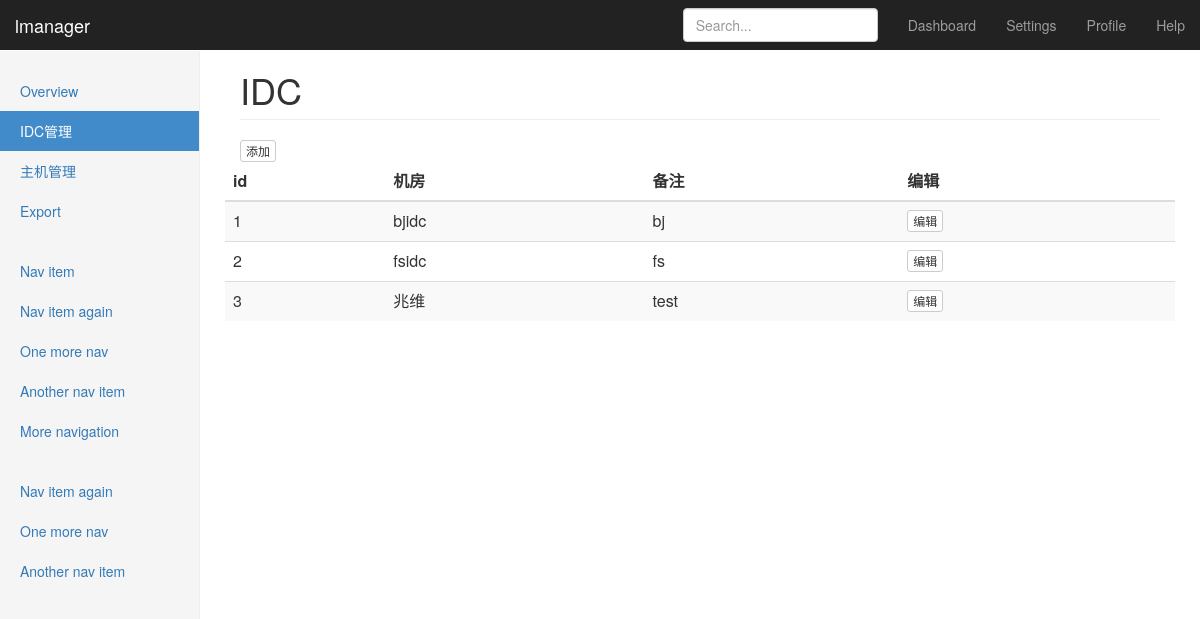
Page /idc/ on the earlier database version.
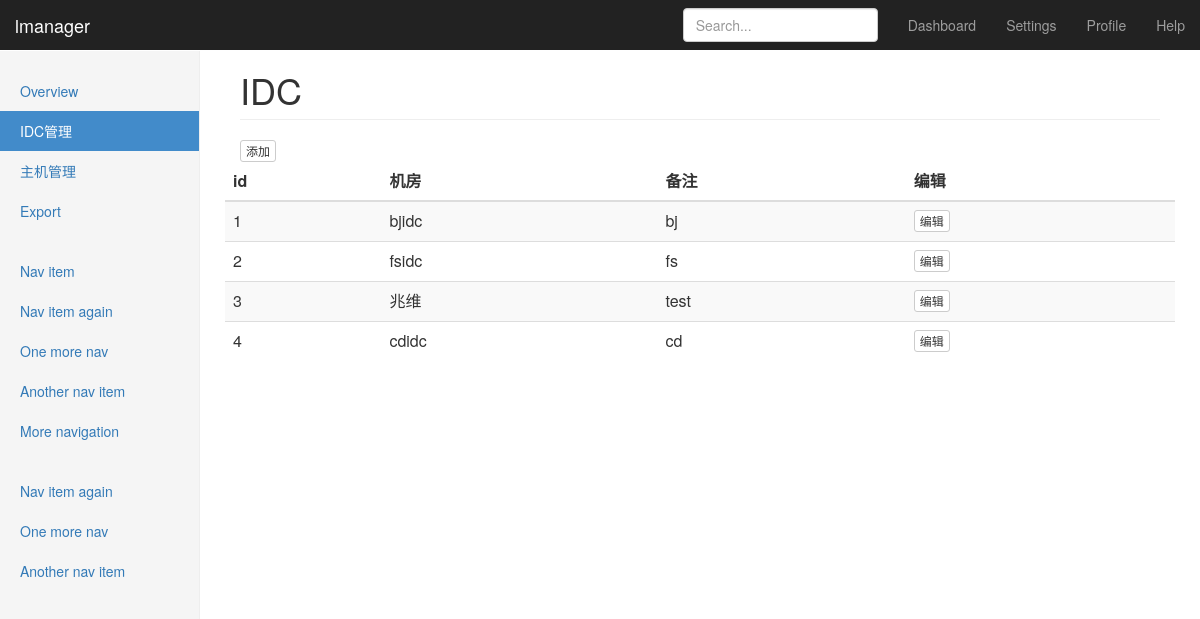
Same page on the later database version.
### cmdb/models.py (models this page shows, shortened)
class Idc(models.Model):
    name = models.CharField(max_length=40, verbose_name='机房名称')
    remark = models.CharField(max_length=50, verbose_name='备注')
    date_added = models.DateTimeField(auto_now_add=True)
    class Meta:
        verbose_name = '机房'
        verbose_name_plural = '机房'

### cmdb/views.py (the view)
# urls.py: url(r'^idc/$', views.idc, name='idc'),
def idc(request):
    idc = Idc.objects.all()
    context = {'idc': idc}
    return render(request, 'cmdb/idc.html', context)

### cmdb/templates/cmdb/idc.html (shortened to what this page needs)
<html lang="zh-CN" class=""><head>
    <link href="https://cdn.bootcss.com/bootstrap/3.3.7/css/bootstrap.min.css" rel="stylesheet">
    <link href="/static/css/dashboard.css" rel="stylesheet">
<style type="text/css">.fancybox-margin{margin-right:0px;}</style></head>
  <body data-feedly-mini="yes" data-gclp-initialized="true" data-gistbox-initialized="true">
    <nav class="navbar navbar-inverse navbar-fixed-top">
      <div class="container-fluid">
        <div class="navbar-header">
          <a class="navbar-brand" href="#">lmanager</a>
        </div>
        <div id="navbar" class="navbar-collapse collapse">
          <ul class="nav navbar-nav navbar-right">
            <li><a href="#">Dashboard</a></li>
            <li><a href="#">Settings</a></li>
            <li><a href="#">Profile</a></li>
            <li><a href="#">Help</a></li>
          </ul>
          <form class="navbar-form navbar-right">
            <input type="text" class="form-control" placeholder="Search...">
          </form>
        </div>
      </div>
    </nav>
    <div class="container-fluid">
      <div class="row">
        <div class="col-sm-3 col-md-2 sidebar">
          <ul class="nav nav-sidebar">
            <li><a href="/">Overview <span class="sr-only">(current)</span></a></li>
            <li  class="active"><a href="/idc">IDC管理</a></li>
            <li><a href="/host">主机管理</a></li>
            <li><a href="#">Export</a></li>
          </ul>
          <ul class="nav nav-sidebar">
            <li><a href="">Nav item</a></li>
            <li><a href="">Nav item again</a></li>
            <li><a href="">One more nav</a></li>
            <li><a href="">Another nav item</a></li>
            <li><a href="">More navigation</a></li>
          </ul>
          <ul class="nav nav-sidebar">
            <li><a href="">Nav item again</a></li>
            <li><a href="">One more nav</a></li>
            <li><a href="">Another nav item</a></li>
          </ul>
        </div>
        <div class="col-sm-9 col-sm-offset-3 col-md-10 col-md-offset-2 main">
          <h1 class="page-header">IDC</h1>
          <button type="button" class="btn btn-default btn-xs">添加</button>
          <div class="row placeholders">
          <div class="table-responsive">
            <table class="table table-striped">
              <thead>
                <tr>
                  <th>id</th>
                  <th>机房</th>
                  <th>备注</th>
                  <th>编辑</th>
                </tr>
              </thead>
              <tbody>
                {% for idcall in idc %}
                <tr>
                  <td>{{idcall.id}}</td>
                  <td>{{idcall.name}}</td>
                  <td>{{idcall.remark}}</td>
                  <td><a class="btn btn-default btn-xs" href="{% url 'cmdb:edit_idc' idcall.id %}">编辑</a></td>
                </tr>
                {% endfor %}
              </tbody>
            </table>
          </div>
        </div>
      </div>
    </div>
   </body>
</html>

### lmanager/static/css/dashboard.css (style rules this page uses)
body { padding-top: 50px; }
.navbar-fixed-top { border: 0; }
.sidebar { display: none; }
@media (min-width: 768px) { .sidebar { position: fixed; top: 51px; bottom: 0; left: 0; z-index: 1000; display: block; padding: 20px; overflow-x: hidden; overflow-y: auto; background-color: #f5f5f5; border-right: 1px solid #eee; } }
.nav-sidebar { margin-right: -21px; margin-bottom: 20px; margin-left: -20px; }
.nav-sidebar > li > a { padding-right: 20px; padding-left: 20px; }
.nav-sidebar > .active > a, .nav-sidebar > .active > a:hover, .nav-sidebar > .active > a:focus { color: #fff; background-color: #428bca; }
.main { padding: 20px; }
@media (min-width: 768px) { .main { padding-right: 40px; padding-left: 40px; } }
.main .page-header { margin-top: 0; }
.placeholders { margin-bottom: 30px; text-align: center; }

Differences in the rows shown:
added Idc: id "4", name "cdidc", remark "cd"
